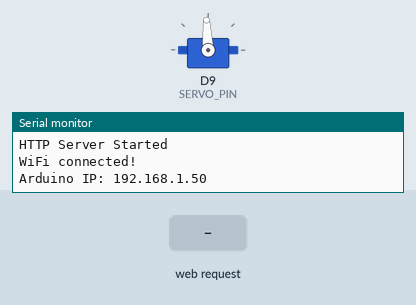
Bench run of a sketch on a simulated Arduino Uno R4 WiFi. Shown: servo, the last lines printed to the serial monitor. The test bench sets the inputs (shaded band). WiFi joins after 1.5 s; servers stay silent unless stated.

Above: at 4.7 s.
4.8 s: HTTP request GET /rack/clockwise received
At 5.9 s:
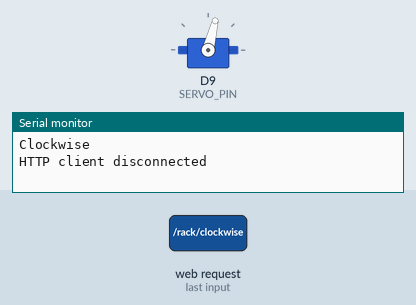
7.8 s: HTTP request GET /rack/counterclockwise received
At 10.2 s:
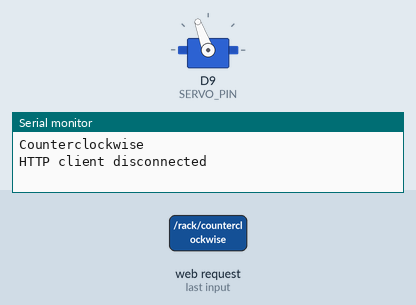
10.8 s: HTTP request GET /rack/stop received
At 12.9 s:
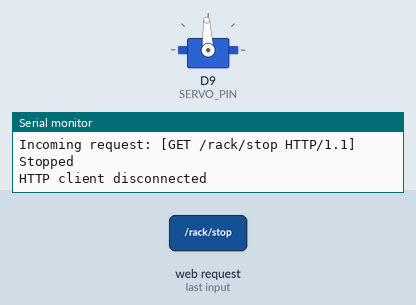
Timing chart, 0 to 14.4 s (numbered marks = the images above; inputs shaded):
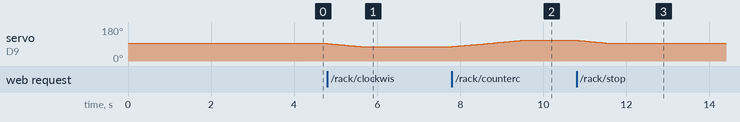

The sketch:

PipeStand.ino
```cpp
#include <WiFiS3.h>
#include "Config.h"
#include "ServoController.h"
#include "RequestHandler.h"
#include "WiFiManager.h"
#include "HttpClientHandler.h"

ServoController servoController;
RequestHandler requestHandler(servoController);
HttpClientHandler httpClientHandler(requestHandler);
WiFiManager wifiManager;

WiFiServer server(80);

void setup() {
    Serial.begin(9600);
    delay(2000);

    Serial.println("Starting controller");

    servoController.begin();

    wifiManager.begin();

    server.begin();
    Serial.println("HTTP Server Started");
}

void loop() {
  servoController.update();

  wifiManager.update();

  if (WiFi.status() == WL_CONNECTED) {
      httpClientHandler.update(server);
  }
}
```

HttpClientHandler.cpp
```cpp
#include <Arduino.h>
#include "HttpClientHandler.h"

HttpClientHandler::HttpClientHandler(RequestHandler& handler)
    : requestHandler(handler) {}

void HttpClientHandler::update(WiFiServer& server) {
    if(!activeClient) {
        acceptClient(server);
    }

    if(activeClient) {
        processClient();
    }
}

void HttpClientHandler::acceptClient(WiFiServer& server) {
    WiFiClient client = server.available();

    if (!client) return;

    activeClient = client;
    requestLine = "";
    connectionStartedAt = millis();

    Serial.println("HTTP client connected");
}

void HttpClientHandler::processClient() {
    if (millis() - connectionStartedAt >= CLIENT_TIMEOUT) {
        Serial.println("HTTP client timed out");
        closeClient();
        return;
    }

    if (!activeClient.connected() && !activeClient.available()) {
        closeClient();
        return;
    }

    while (activeClient.available() > 0) {
        char character = activeClient.read();

        if (character == '\n') {
            requestLine.trim();

            requestHandler.handle(activeClient, requestLine);

            closeClient();
            return;
        }

        if (requestLine.length() >= MAX_REQUEST_LENGTH) {
            Serial.println("HTTP request too long");
            closeClient();
            return;
        }

        requestLine += character;
    }
}

void HttpClientHandler::closeClient() {
    activeClient.stop();

    activeClient = WiFiClient();
    requestLine = "";
    connectionStartedAt = 0;

    Serial.println("HTTP client disconnected");
}
```

HttpClientHandler.h
```cpp
#pragma once

#include <WiFiS3.h>
#include "RequestHandler.h"

class HttpClientHandler {
public:
    explicit HttpClientHandler(RequestHandler& requestHandler);

    void update(WiFiServer& server);

private:
    RequestHandler& requestHandler;

    WiFiClient activeClient;
    String requestLine;

    unsigned long connectionStartedAt = 0;

    static constexpr unsigned long CLIENT_TIMEOUT = 2000;
    static constexpr size_t MAX_REQUEST_LENGTH = 256;

    void acceptClient(WiFiServer& server);
    void processClient();
    void closeClient();
};
```

RequestHandler.cpp
```cpp
#include <Arduino.h>
#include "RequestHandler.h"
#include "Config.h"

RequestHandler::RequestHandler(ServoController& controller)
    : servoController(controller) {}

int RequestHandler::parseSpeed(const String& request) {
    int speed = SLOW;

    int queryStart = request.indexOf("speed=");

    if (queryStart != -1) {
        int start = queryStart + 6;
        int end = request.indexOf(" ", start);

        String speedParam = request.substring(start, end);

        if (speedParam == "medium") {
            speed = MEDIUM;
        } else if (speedParam == "fast") {
            speed = FAST;
        }
    }

    return speed;
}

void RequestHandler::handle(WiFiClient& client, const String& request) {
    Serial.print("Incoming request: [");
    Serial.print(request);
    Serial.println("]");

    int speed = parseSpeed(request);

    if (request.indexOf("GET /rack/status ") == 0) {
        client.println("HTTP/1.1 200 OK");
        client.println("Content-Type: application/json");
        client.println("Connection: close");
        client.println();

        client.print("{\"isMoving\":");
        client.print(servoController.isMoving() ? "true" : "false");

        client.print(",\"currentPulse\":");
        client.print(servoController.getCurrentPulse());

        client.print(",\"targetPulse\":");
        client.print(servoController.getTargetPulse());

        client.println("}");
        return;
    }

    if (request.indexOf("GET /rack/clockwise") != -1) {
        servoController.clockwise(speed);
    }
    else if (request.indexOf("GET /rack/counterclockwise") != -1) {
        servoController.counterclockwise(speed);
    }
    else if (request.indexOf("GET /rack/stop") != -1) {
        servoController.stop();
    }
    else {
        client.println("HTTP/1.1 404 Not Found");
        client.println("Connection: close");
        client.println();
        client.println("Unknown route");
        return;
    }

    client.println("HTTP/1.1 200 OK");
    client.println("Content-Type: text/plain");
    client.println("Connection: close");
    client.println();
    client.println("OK");
}
```

RequestHandler.h
```cpp
#pragma once

#include <WiFiS3.h>
#include "ServoController.h"

class RequestHandler {
    public:
        explicit RequestHandler(ServoController& controller);

        void handle(WiFiClient& client, const String& request);

    private:
        ServoController& servoController;

        int parseSpeed(const String& request);
};
```

ServoController.cpp
```cpp
#include <Arduino.h>
#include "ServoController.h"

void ServoController::begin() {
    rackServo.attach(SERVO_PIN);
    rackServo.writeMicroseconds(STOP);
}

void ServoController::clockwise(int speed) {
    targetPulse = STOP - speed;

    rotationStartedAt = millis();

    isRotating = true;

    Serial.println("Clockwise");
}

void ServoController::counterclockwise(int speed) {
    targetPulse = STOP + speed;

    rotationStartedAt = millis();
    isRotating = true;

    Serial.println("Counterclockwise");
}

void ServoController::stop() {
    targetPulse = STOP;
    isRotating = false;

    Serial.println("Stopped");
}

void ServoController::checkTimeout() {
    if (isRotating && millis() - rotationStartedAt >= MAX_RUN_TIME) {
        targetPulse = STOP;
        currentPulse = STOP;

        rackServo.writeMicroseconds(STOP);

        isRotating = false;

        Serial.println("Safety timeout: Servo stopped");
    }
}

void ServoController::updateRamp() {
    if (currentPulse == targetPulse)
        return;

    unsigned long now = millis();

    if (now - lastRampUpdate < RAMP_INTERVAL)
        return;

    lastRampUpdate = now;

    if (currentPulse < targetPulse) {
        currentPulse = min(currentPulse + RAMP_STEP, targetPulse);
    } else {
        currentPulse = max(currentPulse - RAMP_STEP, targetPulse);
    }

    rackServo.writeMicroseconds(currentPulse);
}

void ServoController::update() {
    checkTimeout();
    updateRamp();
}

bool ServoController::isMoving() const {
    return currentPulse != STOP || targetPulse != STOP;
}

int ServoController::getCurrentPulse() const {
    return currentPulse;
}

int ServoController::getTargetPulse() const {
    return targetPulse;
}
```

ServoController.h
```cpp
#ifndef SERVO_CONTROLLER_H
#define SERVO_CONTROLLER_H

#include <Servo.h>
#include "Config.h"

class ServoController {
    public:
        void begin();

        void clockwise(int speed);
        void counterclockwise(int speed);
        void stop();
        void update();

        bool isMoving() const;
        int getCurrentPulse() const;
        int getTargetPulse() const;

    private:
        Servo rackServo;
        unsigned long rotationStartedAt = 0;
        unsigned long lastRampUpdate = 0;

        bool isRotating = false;

        int currentPulse = STOP;
        int targetPulse = STOP;

        void updateRamp();
        void checkTimeout();
};
#endif
```

WiFiManager.cpp
```cpp
#include <Arduino.h>
#include "WiFiManager.h"
#include "Config.h"

void WiFiManager::begin() {
    Serial.println("Connecting to WiFi...");
    WiFi.begin(ssid, password);
}

void WiFiManager::update() {
    if (WiFi.status() == WL_CONNECTED) {
        if (!wasConnected) {
            wasConnected = true;

            Serial.println("WiFi connected!");
            Serial.print("Arduino IP: ");
            Serial.println(WiFi.localIP());
        }

        return;
    }

    if (wasConnected) {
        wasConnected = false;
        Serial.println("WiFi disconnected!");
    }

    unsigned long now = millis();

    if (now - lastReconnectAttempt >= RECONNECT_INTERVAL) {
        lastReconnectAttempt = now;

        Serial.println("Attempting WiFi reconnection...");
        WiFi.begin(ssid, password);
    }
}
```

WiFiManager.h
```cpp
#pragma once

#include <WiFiS3.h>

class WiFiManager {
public:
    void begin();
    void update();

private:
    unsigned long lastReconnectAttempt = 0;
    bool wasConnected = false;

    static constexpr unsigned long RECONNECT_INTERVAL = 5000;
};
```

Config.h
```cpp
#pragma once

constexpr int SERVO_PIN = 9;

constexpr int STOP = 1500;

constexpr int SLOW = 175;
constexpr int MEDIUM = 225;
constexpr int FAST = 275;

const char* const ssid = "instinct home base";
const char* const password = "flamingo.2";

constexpr unsigned long MAX_RUN_TIME = 60000;

constexpr unsigned long RAMP_INTERVAL = 50;
constexpr int RAMP_STEP = 10;
```

Measured:
- after the input at 4.8 s, servo on D9 (SERVO_PIN): moves from 93° to 76° over 0.80 s, starting at once
- after the input at 7.8 s, servo on D9 (SERVO_PIN): moves from 76° to 110° over 1.7 s, starting at once
- after the input at 10.8 s, servo on D9 (SERVO_PIN): moves from 110° to 93° over 0.81 s, starting at once
